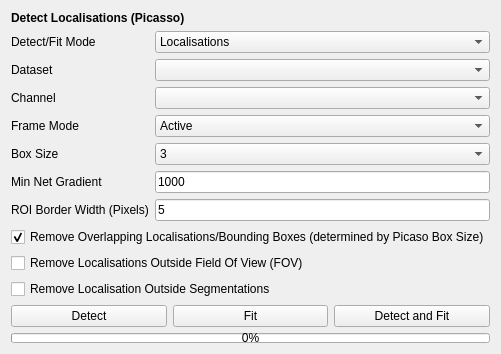
         <widget class="QWidget" name="tab_21">
          <attribute name="title">
           <string>Detect</string>
          </attribute>
          <layout class="QVBoxLayout" name="verticalLayout_23">
           <item>
            <widget class="QLabel" name="label_3">
             <property name="font">
              <font>
               <weight>75</weight>
               <bold>true</bold>
              </font>
             </property>
             <property name="text">
              <string>Detect Localisations (Picasso)</string>
             </property>
            </widget>
           </item>
           <item>
            <layout class="QFormLayout" name="formLayout_3">
             <item row="0" column="0">
              <widget class="QLabel" name="label_7">
               <property name="text">
                <string>Detect/Fit Mode</string>
               </property>
              </widget>
             </item>
             <item row="0" column="1">
              <widget class="QComboBox" name="picasso_detect_mode">
               <item>
                <property name="text">
                 <string>Localisations</string>
                </property>
               </item>
               <item>
                <property name="text">
                 <string>Bounding Boxes</string>
                </property>
               </item>
              </widget>
             </item>
             <item row="1" column="0">
              <widget class="QLabel" name="label_11">
               <property name="text">
                <string>Dataset</string>
               </property>
              </widget>
             </item>
             <item row="1" column="1">
              <widget class="QComboBox" name="picasso_dataset"/>
             </item>
             <item row="2" column="0">
              <widget class="QLabel" name="label_6">
               <property name="text">
                <string>Channel</string>
               </property>
              </widget>
             </item>
             <item row="2" column="1">
              <widget class="QComboBox" name="picasso_channel"/>
             </item>
             <item row="3" column="0">
              <widget class="QLabel" name="label_8">
               <property name="text">
                <string>Frame Mode</string>
               </property>
              </widget>
             </item>
             <item row="3" column="1">
              <widget class="QComboBox" name="picasso_frame_mode">
               <item>
                <property name="text">
                 <string>Active</string>
                </property>
               </item>
               <item>
                <property name="text">
                 <string>All</string>
                </property>
               </item>
              </widget>
             </item>
             <item row="5" column="0">
              <widget class="QLabel" name="label_5">
               <property name="text">
                <string>Min Net Gradient</string>
               </property>
              </widget>
             </item>
             <item row="5" column="1">
              <widget class="QLineEdit" name="picasso_min_net_gradient">
               <property name="text">
                <string>1000</string>
               </property>
              </widget>
             </item>
             <item row="4" column="0">
              <widget class="QLabel" name="label_28">
               <property name="text">
                <string>Box Size</string>
               </property>
              </widget>
             </item>
             <item row="4" column="1">
              <widget class="QComboBox" name="picasso_box_size">
               <property name="currentIndex">
                <number>0</number>
               </property>
               <item>
                <property name="text">
                 <string>3</string>
                </property>
               </item>
               <item>
                <property name="text">
                 <string>5</string>
                </property>
               </item>
               <item>
                <property name="text">
                 <string>7</string>
                </property>
               </item>
               <item>
                <property name="text">
                 <string>9</string>
                </property>
               </item>
              </widget>
             </item>
             <item row="6" column="0">
              <widget class="QLabel" name="label_35">
               <property name="text">
                <string>ROI Border Width (Pixels)</string>
               </property>
              </widget>
             </item>
             <item row="6" column="1">
              <widget class="QLineEdit" name="picasso_roi_border_width">
               <property name="text">
                <string>5</string>
               </property>
              </widget>
             </item>
            </layout>
           </item>
           <item>
            <widget class="QCheckBox" name="picasso_remove_overlapping">
             <property name="text">
              <string>Remove Overlapping Localisations/Bounding Boxes (determined by Picaso Box Size)</string>
             </property>
             <property name="checked">
              <bool>true</bool>
             </property>
            </widget>
           </item>
           <item>
            <widget class="QCheckBox" name="picasso_window_cropping">
             <property name="text">
              <string>Remove Localisations Outside Field Of View (FOV)</string>
             </property>
            </widget>
           </item>
           <item>
            <widget class="QCheckBox" name="picasso_segmentation_filtering">
             <property name="text">
              <string>Remove Localisation Outside Segmentations</string>
             </property>
            </widget>
           </item>
           <item>
            <layout class="QGridLayout" name="gridLayout_6">
             <item row="0" column="1">
              <widget class="QPushButton" name="picasso_fit">
               <property name="text">
                <string>Fit</string>
               </property>
              </widget>
             </item>
             <item row="0" column="0">
              <widget class="QPushButton" name="picasso_detect">
               <property name="text">
                <string>Detect</string>
               </property>
              </widget>
             </item>
             <item row="0" column="2">
              <widget class="QPushButton" name="picasso_detectfit">
               <property name="text">
                <string>Detect and Fit</string>
               </property>
              </widget>
             </item>
            </layout>
           </item>
           <item>
            <widget class="QProgressBar" name="picasso_progressbar">
             <property name="maximumSize">
              <size>
               <width>16777215</width>
               <height>10</height>
              </size>
             </property>
             <property name="value">
              <number>0</number>
             </property>
            </widget>
           </item>
           <item>
            <spacer name="verticalSpacer_11">
             <property name="orientation">
              <enum>Qt::Vertical</enum>
             </property>
             <property name="sizeType">
              <enum>QSizePolicy::MinimumExpanding</enum>
             </property>
             <property name="sizeHint" stdset="0">
              <size>
               <width>20</width>
               <height>0</height>
              </size>
             </property>
            </spacer>
           </item>
          </layout>
         </widget>
